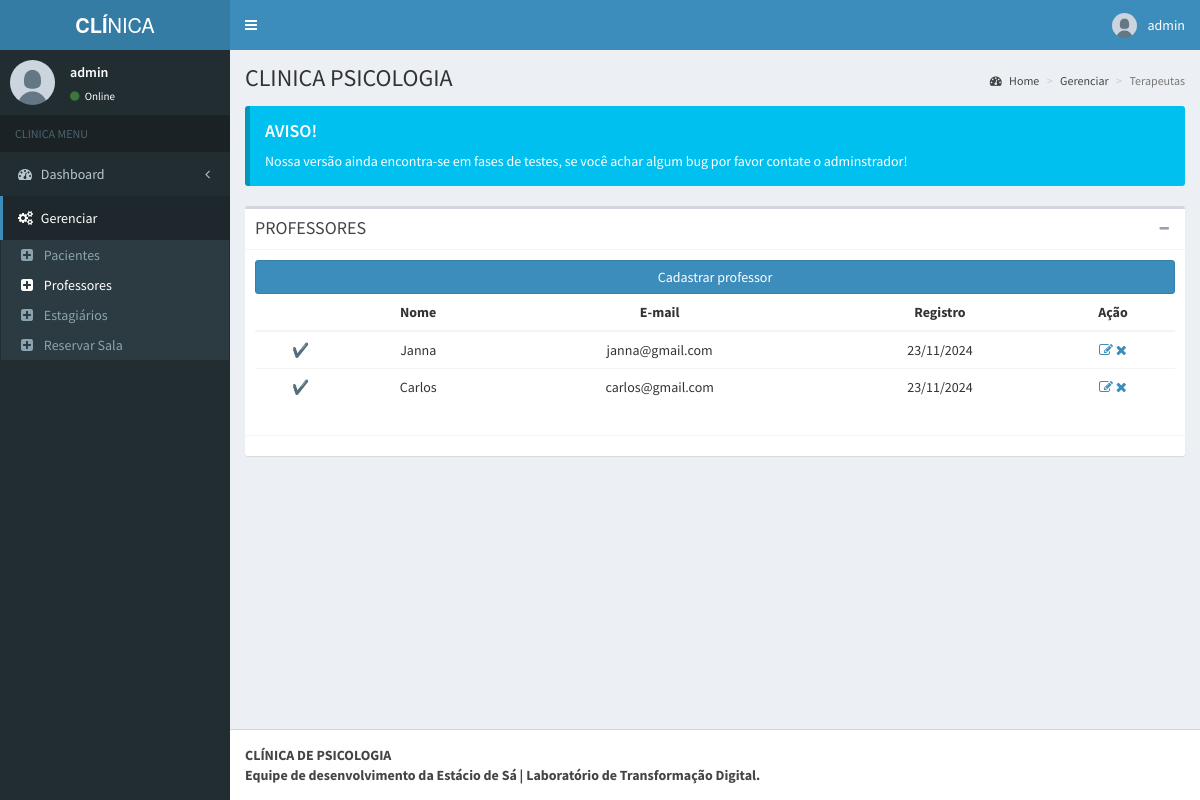
/admin/pages/layout/professores.php (signed in), run on the app's committed database.
### tables this page shows
CREATE TABLE `tbl_professor` (
  `id` int(11) NOT NULL,
  `id_disponibilidade` int(11) UNSIGNED NOT NULL,
  `nome` varchar(50) NOT NULL,
  `usuario` varchar(20) NOT NULL,
  `email` varchar(100) NOT NULL,
  `senha` varchar(255) NOT NULL,
  `date` timestamp NOT NULL DEFAULT current_timestamp() ON UPDATE current_timestamp()
);

### admin/pages/layout/professores.php (the view, shortened to what this page needs)
<?php
include('../../../db/conexao.php');
?>
<!DOCTYPE html>
<html>
<head>
  <link rel="stylesheet" href="../../bootstrap/css/bootstrap.min.css">
  <link rel="stylesheet" href="https://maxcdn.bootstrapcdn.com/font-awesome/4.4.0/css/font-awesome.min.css">
  <link rel="stylesheet" href="https://code.ionicframework.com/ionicons/2.0.1/css/ionicons.min.css">
  <link rel="stylesheet" href="../../dist/css/AdminLTE.min.css">
  <link rel="stylesheet" href="../../dist/css/skins/_all-skins.min.css">
</head>
<body class="hold-transition skin-blue fixed sidebar-mini">
  <div class="wrapper">
    <header class="main-header">
      <a href="../../index.php" class="logo">
        <span class="logo-lg"><b>CLÍ</b>NICA</span>
      </a>
      <nav class="navbar navbar-static-top" role="navigation">
        <a href="#" class="sidebar-toggle" data-toggle="offcanvas" role="button">
        </a>
        <div class="navbar-custom-menu">
          <ul class="nav navbar-nav">
            <li class="dropdown user user-menu">
              <a href="#" class="dropdown-toggle" data-toggle="dropdown">
                <img src="../../dist/img/user.jpg" class="user-image" alt="User Image">
                <span class="hidden-xs"><?php echo $_SESSION['nome']; ?></span>
              </a>
            </li>
          </ul>
        </div>
      </nav>
    </header>
    <aside class="main-sidebar">
      <section class="sidebar">
        <div class="user-panel">
          <div class="pull-left image">
            <img src="../../dist/img/user.jpg" class="img-circle" alt="User Image">
          </div>
          <div class="pull-left info">
            <p><?php echo $_SESSION['nome']; ?></p>
            <a href="#"><i class="fa fa-circle text-success"></i> Online</a>
          </div>
        </div>
        <ul class="sidebar-menu">
          <li class="header">CLINICA MENU</li>
          <li class="treeview">
            <a href="#">
              <i class="fa fa-dashboard"></i> <span>Dashboard</span> <i class="fa fa-angle-left pull-right"></i>
            </a>
          </li>
          <li class="treeview active">
            <a href="#">
              <i class="fa fa-gears"></i>
              <span>Gerenciar</span>
            </a>
            <ul class="treeview-menu">
              <li><a href="pacientes.php"><i class="fa fa-plus-square"></i> Pacientes</a></li>
              <li class="active"><a href="professores.php"><i class="fa fa-plus-square"></i> Professores</a></li>
              <li><a href="terapeutas.php"><i class="fa fa-plus-square"></i> Estagiários</a></li>
              <li><a href="../reservar-sala-segunda.php"><i class="fa fa-plus-square"></i> Reservar Sala</a></li>
            </ul>
          </li>
    </aside>
    <div class="content-wrapper">
      <section class="content-header">
        <h1>
          CLINICA PSICOLOGIA
        </h1>
        <ol class="breadcrumb">
          <li><a href="../../../index.php"><i class="fa fa-dashboard"></i> Home</a></li>
          <li><a href="#">Gerenciar</a></li>
          <li class="active">Terapeutas</li>
        </ol>
      </section>
      <section class="content">
        <div class="callout callout-info">
          <h4>AVISO!</h4>
          <p>Nossa versão ainda encontra-se em fases de testes, se você achar algum bug por favor contate o adminstrador!</p>
        </div>
        <div class="box">
          <div class="box-header with-border">
            <h3 class="box-title">PROFESSORES</h3>
            <div class="box-tools pull-right">
              <button class="btn btn-box-tool" data-widget="collapse" data-toggle="tooltip" title="Collapse"><i class="fa fa-minus"></i></button>
            </div>
          </div>
          <div class="box-body">
            <a href="cadastro/cadastro-professor.php">
              <button class="btn btn-block btn-primary">Cadastrar professor</button>
            </a>
            <div>
              <table class="table table-hover text-center">
                <thead class="table-dark">
                  <tr>
                    <th></th>
                    <th scope="col">Nome</th>
                    <th scope="col">E-mail</th>
                    <th scope="col">Registro</th>
                    <th scope="col">Ação</th>
                  </tr>
                </thead>
                <tbody>
                  <?php
                  $sql = "SELECT * FROM tbl_professor";
                  $result = mysqli_query($mysqli, $sql);
                  while ($row = mysqli_fetch_assoc($result)) {
                  ?>
                    <tr>
                    <td><?php echo ($row['id_disponibilidade']==2) ? "❌" : "✔️" ?></td>
                      <td><?php echo $row["nome"] ?></td>
                      <td><?php echo $row["email"] ?></td>
                      <td><?php echo date('d/m/Y', strtotime($row["date"])); ?></td>
                      <td style="background:white">
                        <a href="edit/edit-professor.php?id=<?php echo $row["id"] ?>" class="link-dark"><i class="fa fa-edit"></i></a>
                        <a href="delete/delete-professor.php?id=<?php echo $row["id"] ?>" class="link-dark"><i class="fa fa-remove"></i></a>
                      </td>
                    </tr>
                  <?php
                  }
                  ?>
                </tbody>
              </table>
            </div>
          </div>
          <div class="box-footer">
          </div>
        </div>
      </section>
    </div>
    <footer class="main-footer">
      <strong>CLÍNICA DE PSICOLOGIA <br> Equipe de desenvolvimento da Estácio de Sá | Laboratório de Transformação Digital.</strong>
    </footer>
  </div>
</body>
</html>

### data on the page
tbl_professor: nome "Janna", email "janna@gmail.com", date "23/11/2024"
tbl_professor: nome "Carlos", email "carlos@gmail.com", date "23/11/2024"

### other printed values
$_SESSION['nome'] "admin"
